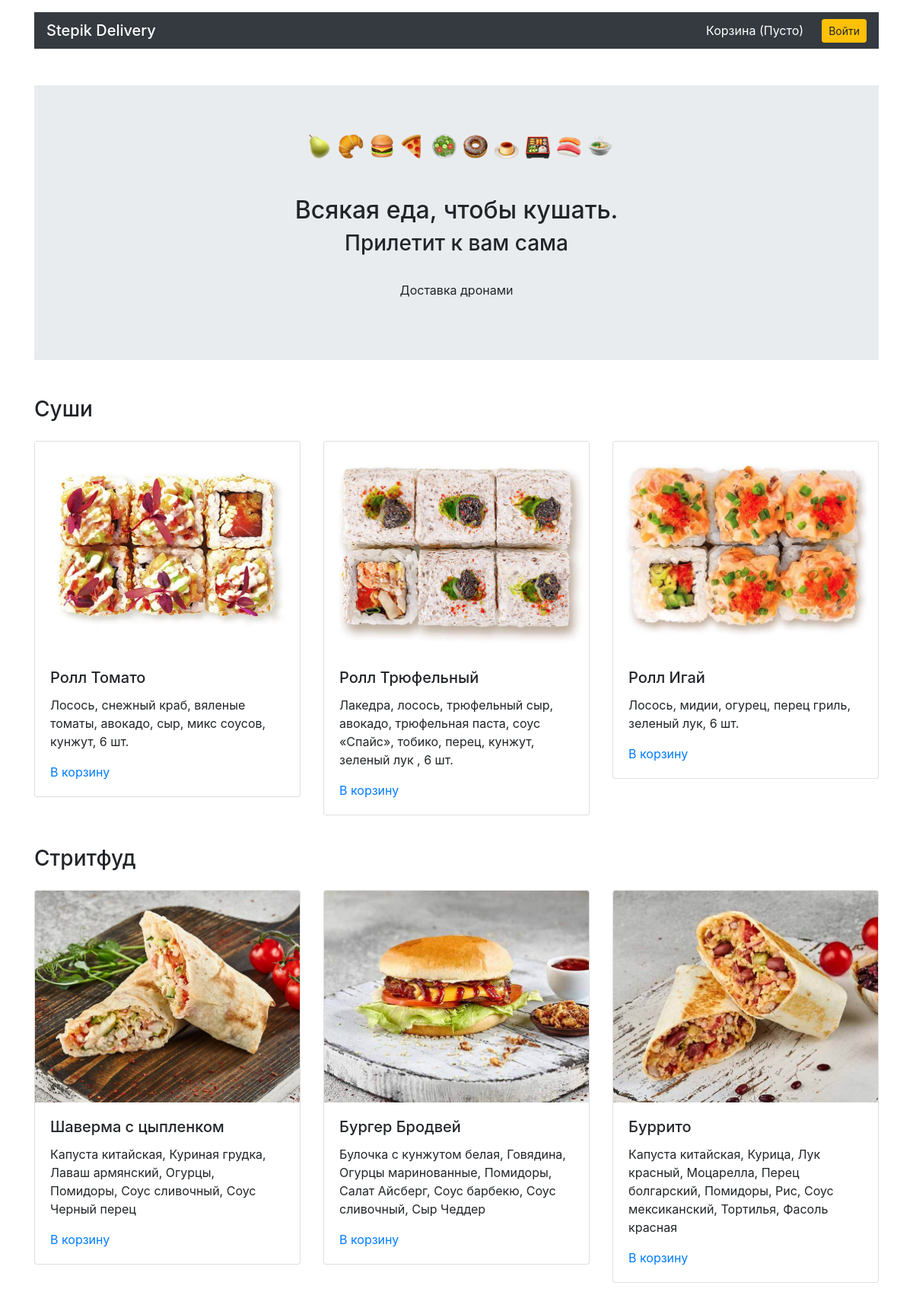
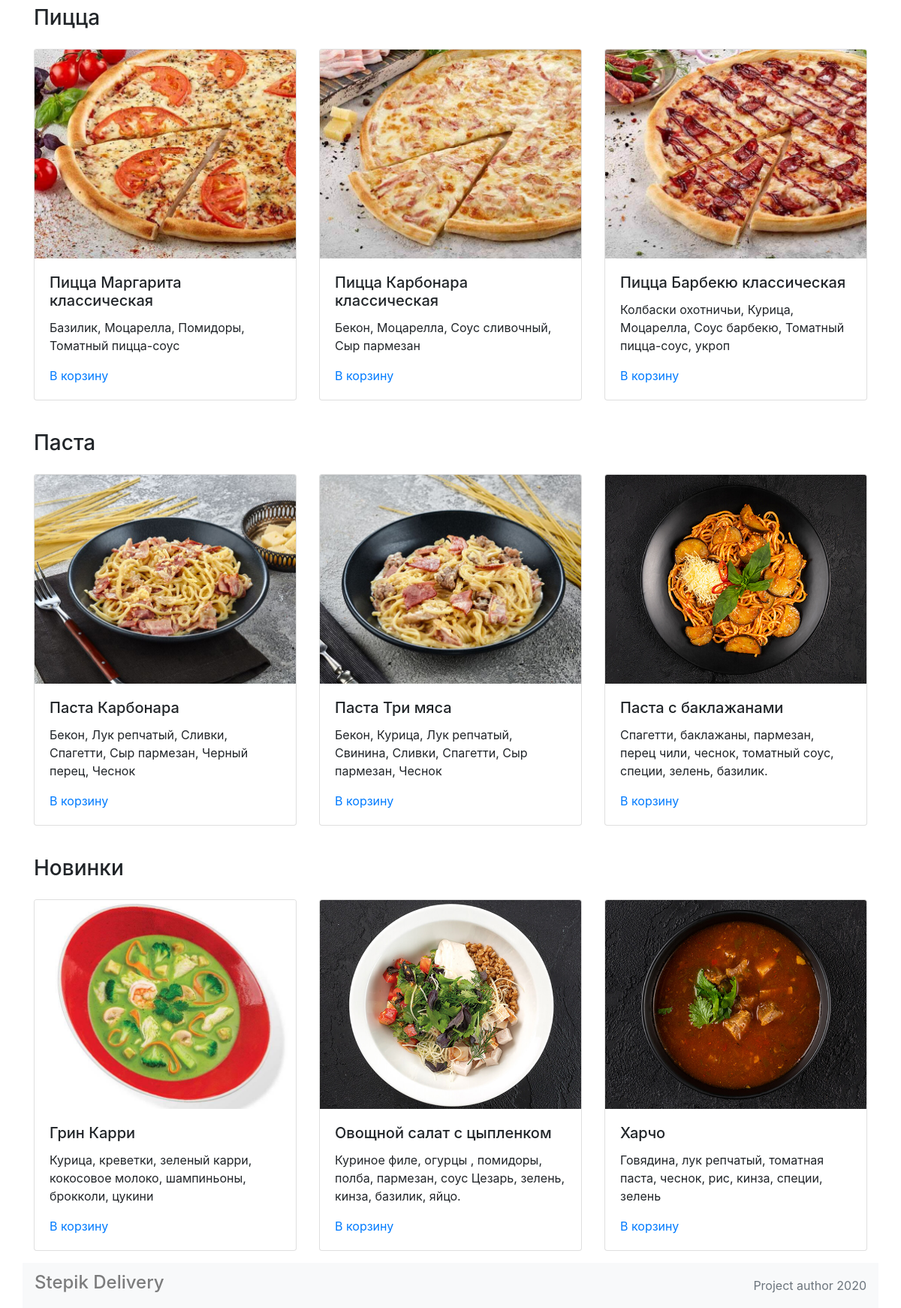
The page / on the database its author committed (2 pictures, top to bottom).
### models.py (models this page shows)
class Category(db.Model):
    __tablename__ = 'category'
    id = db.Column(db.Integer, primary_key=True)
    title = db.Column(db.String)
    meals = db.relationship('Meal', backref='category')

class Meal(db.Model):
    __tablename__ = 'meal'
    id = db.Column(db.Integer, primary_key=True)
    title = db.Column(db.String)
    price = db.Column(db.Integer)
    desc = db.Column(db.String)
    pic = db.Column(db.String)
    category_id = db.Column(db.Integer, db.ForeignKey('category.id', ondelete='CASCADE'))

### index/index.py (the view)
@index.route('')
def index_render():
    print(session)
    category = db.session.query(Category).all()
    return render_template('index.html', category=category)

### app.py (called while the page is built, shortened)
@app.context_processor
def menu_cart():
    return dict(menu_cart='Пусто')

### index/templates/index.html (shortened to what this page needs)
{% extends 'base.html' %} {% block body %}
<main class="container mt-3">
    <section class="my-5 jumbotron jumbotron-fluid">
        <div class="text-center">
            <img class="ml-2"
                 alt="" width="401" height="33">
            <h1 class="h2 mt-5 m-2">Всякая еда, чтобы кушать.</h1>
            <h2 class="h3">Прилетит к вам сама</h2>
            <p class="pt-4">Доставка дронами</p>
        </div>
    </section>
    <section>
        {% for cat in category %}
        <h3 class="my-4">{{ cat.title }}</h3>
        <div class="row mt-4">
            {% for meal in cat.meals[:3] %}
            <div class="col-12 col-md-4">
                <div class="card mb-3">
                    <img src="{{ url_for('static', filename='pictures/'+ meal.pic) }}" width="300" class="card-img-top"
                         alt="">
                    <div class="card-body">
                        <h4 class="h5 card-title">{{ meal.title }}</h4>
                        <p class="card-text">{{ meal.desc }}</p>
                        <a href="{{ url_for('cart.add_render', id=meal.id) }}" btn btn-danger">В корзину</a>
                    </div>
                </div>
            </div>
            {% endfor %}
        </div>
        {% endfor %}
    </section>
</main>
{% endblock %}

### static/css/style.css (style rules this page uses)
html { position: relative; min-height: 100%; }
body { margin-bottom: 60px; }

### rows shown on the page
Category: title "Суши"
Meal: pic (picture), title "Ролл Томато", desc "Лосось, снежный краб, вяленые томаты, авокадо, сыр, микс соусов, кунжут, 6 шт."
Meal: pic (picture), title "Ролл Трюфельный", desc "Лакедра, лосось, трюфельный сыр, авокадо, трюфельная паста, соус «Спайс», тобико, перец, кунжут, зеленый лук , 6 шт."
Meal: pic (picture), title "Ролл Игай", desc "Лосось, мидии, огурец, перец гриль, зеленый лук, 6 шт."
Category: title "Стритфуд"
Meal: pic (picture), title "Шаверма с цыпленком", desc "Капуста китайская, Куриная грудка, Лаваш армянский, Огурцы, Помидоры, Соус сливочный, Соус Черный перец"
Meal: pic (picture), title "Бургер Бродвей", desc "Булочка с кунжутом белая, Говядина, Огурцы маринованные, Помидоры, Салат Айсберг, Соус барбекю, Соус сливочный, Сыр Чеддер"
Meal: pic (picture), title "Буррито", desc "Капуста китайская, Курица, Лук красный, Моцарелла, Перец болгарский, Помидоры, Рис, Соус мексиканский, Тортилья, Фасоль красная"
Category: title "Пицца"
Meal: pic (picture), title "Пицца Маргарита классическая", desc "Базилик, Моцарелла, Помидоры, Томатный пицца-соус"
Meal: pic (picture), title "Пицца Карбонара классическая", desc "Бекон, Моцарелла, Соус сливочный, Сыр пармезан"
Meal: pic (picture), title "Пицца Барбекю классическая", desc "Колбаски охотничьи, Курица, Моцарелла, Соус барбекю, Томатный пицца-соус, укроп"
Category: title "Паста"
Meal: pic (picture), title "Паста Карбонара", desc "Бекон, Лук репчатый, Сливки, Спагетти, Сыр пармезан, Черный перец, Чеснок"
Meal: pic (picture), title "Паста Три мяса", desc "Бекон, Курица, Лук репчатый, Свинина, Сливки, Спагетти, Сыр пармезан, Чеснок"
Meal: pic (picture), title "Паста с баклажанами", desc "Спагетти, баклажаны, пармезан, перец чили, чеснок, томатный соус, специи, зелень, базилик."
Category: title "Новинки"
Meal: pic (picture), title "Грин Карри", desc "Курица, креветки, зеленый карри, кокосовое молоко, шампиньоны, брокколи, цукини"
Meal: pic (picture), title "Овощной салат с цыпленком", desc "Куриное филе, огурцы , помидоры, полба, пармезан, соус Цезарь, зелень, кинза, базилик, яйцо."
Meal: pic (picture), title "Харчо", desc "Говядина, лук репчатый, томатная паста, чеснок, рис, кинза, специи, зелень"

### other values the page prints
{{ menu_cart }} "Пусто"
